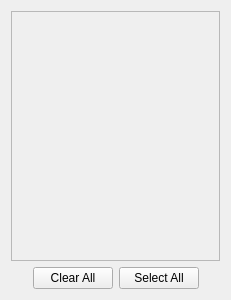
<?xml version="1.0" encoding="UTF-8"?>
<ui version="4.0">
 <class>ImageScrollWidgetClass</class>
 <widget class="QWidget" name="ImageScrollWidgetClass">
  <property name="geometry">
   <rect>
    <x>0</x>
    <y>0</y>
    <width>231</width>
    <height>300</height>
   </rect>
  </property>
  <property name="windowTitle">
   <string>ImageScrollWidget</string>
  </property>
  <layout class="QVBoxLayout" name="verticalLayout">
   <item>
    <widget class="QScrollArea" name="scrollHolder">
     <property name="widgetResizable">
      <bool>true</bool>
     </property>
     <widget class="QWidget" name="scrollAreaWidgetContents">
      <property name="geometry">
       <rect>
        <x>0</x>
        <y>0</y>
        <width>209</width>
        <height>245</height>
       </rect>
      </property>
     </widget>
    </widget>
   </item>
   <item>
    <layout class="QHBoxLayout" name="horizontalLayout">
     <item>
      <spacer name="horizontalSpacer">
       <property name="orientation">
        <enum>Qt::Horizontal</enum>
       </property>
       <property name="sizeHint" stdset="0">
        <size>
         <width>13</width>
         <height>20</height>
        </size>
       </property>
      </spacer>
     </item>
     <item>
      <widget class="QPushButton" name="clearAllButton">
       <property name="text">
        <string>Clear All</string>
       </property>
      </widget>
     </item>
     <item>
      <widget class="QPushButton" name="selectAllButton">
       <property name="text">
        <string>Select All</string>
       </property>
      </widget>
     </item>
     <item>
      <spacer name="horizontalSpacer_2">
       <property name="orientation">
        <enum>Qt::Horizontal</enum>
       </property>
       <property name="sizeHint" stdset="0">
        <size>
         <width>13</width>
         <height>20</height>
        </size>
       </property>
      </spacer>
     </item>
    </layout>
   </item>
  </layout>
 </widget>
 <layoutdefault spacing="6" margin="11"/>
 <resources/>
 <connections/>
</ui>
